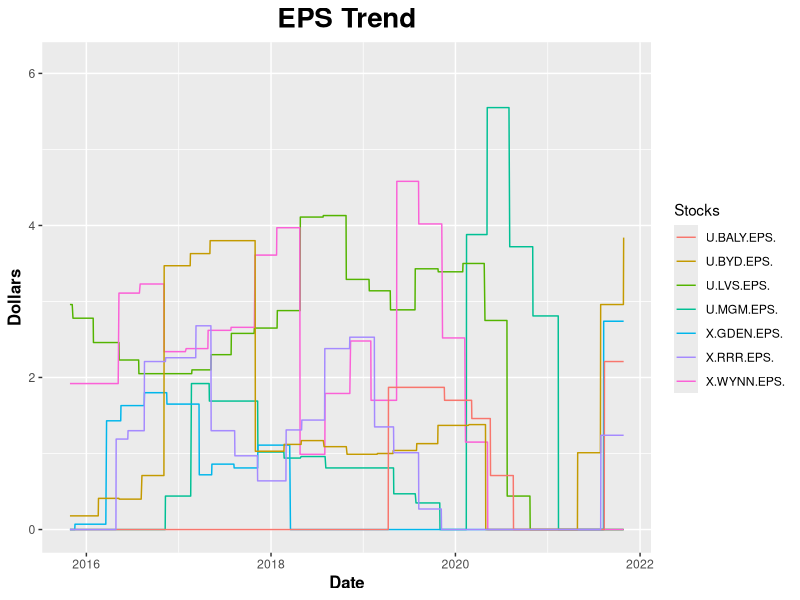

Write the R code that produced this figure.
# List of required pacakges
required_pkgs <- c(
    "data.table", "ggplot2"
)

# Empty list to hold dependencies that are not isntalled
not_met_dependencies <- c()

# Check if required packages are installed
for (pkg in required_pkgs) {
    if (!(pkg %in% rownames(installed.packages()))) {
        not_met_dependencies <- c(not_met_dependencies, pkg)
    }
}

# Install missing packages
if (length(not_met_dependencies) != 0) {
    install.packages(not_met_dependencies)
}

# Load libraries
library("data.table")
library("ggplot2")

# Read the csv
data <- read.csv("./datasets/Casino_cleaned.csv", header = T)

# Convert it to a data frame
df <- as.data.frame(data)

# Grep EPS
eps <- df[, grep("(EPS)", colnames(df))]

# Bind the data col with the eps data
eps <- cbind(df[, 1], eps)

# Set the col name for the data
colnames(eps)[1] <- "date"

# Remove NAs
# eps <- na.omit(eps)

# Replace NAs with 0
eps[is.na(eps)] <- 0

# Format dates
eps_date <- as.Date(gsub("/", "-", eps$date, ), "%m-%d-%y")

# Remove the date column
eps <- eps[, -1]

# Colors to use
# line_colors <- rainbow(ncol(eps))

# PDF settings
pdf("casino_eps.pdf", width = 12, height = 8, compress = T)


# Create base chart
chart <- ggplot(eps, aes(x = eps_date)) +
    ggtitle("EPS Trend") +
    theme(
        plot.title = element_text(size = 20, face = "bold", hjust = 0.5),
        axis.title = element_text(size = 12, face = "bold"),
    ) +
    xlab("Date") +
    ylab("Dollars") +
    ylim(0, max(eps) * 1.1)



# Add the data of each stock to the based chart
for (i in seq_len(ncol(eps))) {
    chart <- chart +
        geom_line(aes_(
            y = eps[, i],
            group = colnames(eps)[i],
            color = colnames(eps)[i],
        ))
}

# Change legend box title
chart$labels$colour <- "Stocks"

# Print the chart
print(chart)
dev.off()


# Write to CSV
write.csv(eps, "./datasets/eps.csv", row.names = F)